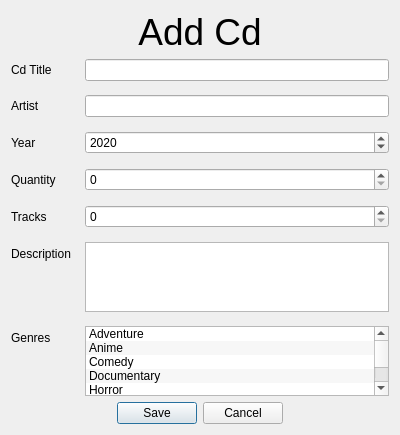
<?xml version="1.0" encoding="UTF-8"?>
<ui version="4.0">
 <class>CdDialog</class>
 <widget class="QDialog" name="CdDialog">
  <property name="geometry">
   <rect>
    <x>0</x>
    <y>0</y>
    <width>400</width>
    <height>435</height>
   </rect>
  </property>
  <property name="windowTitle">
   <string>Dialog</string>
  </property>
  <property name="modal">
   <bool>true</bool>
  </property>
  <layout class="QVBoxLayout" name="verticalLayout">
   <item>
    <widget class="QLabel" name="titleLabel">
     <property name="font">
      <font>
       <pointsize>28</pointsize>
      </font>
     </property>
     <property name="text">
      <string>Add Cd</string>
     </property>
     <property name="alignment">
      <set>Qt::AlignCenter</set>
     </property>
    </widget>
   </item>
   <item>
    <layout class="QFormLayout" name="formLayout">
     <property name="horizontalSpacing">
      <number>14</number>
     </property>
     <property name="verticalSpacing">
      <number>14</number>
     </property>
     <item row="0" column="0">
      <widget class="QLabel" name="label">
       <property name="text">
        <string>Cd Title</string>
       </property>
      </widget>
     </item>
     <item row="0" column="1">
      <widget class="QLineEdit" name="cdTitle"/>
     </item>
     <item row="1" column="0">
      <widget class="QLabel" name="label_5">
       <property name="text">
        <string>Artist</string>
       </property>
      </widget>
     </item>
     <item row="1" column="1">
      <widget class="QLineEdit" name="cdArtist"/>
     </item>
     <item row="2" column="0">
      <widget class="QLabel" name="label_4">
       <property name="text">
        <string>Year</string>
       </property>
      </widget>
     </item>
     <item row="2" column="1">
      <widget class="QSpinBox" name="cdYearSpinbox">
       <property name="minimum">
        <number>1900</number>
       </property>
       <property name="maximum">
        <number>2100</number>
       </property>
       <property name="value">
        <number>2020</number>
       </property>
      </widget>
     </item>
     <item row="3" column="0">
      <widget class="QLabel" name="label_2">
       <property name="text">
        <string>Quantity</string>
       </property>
      </widget>
     </item>
     <item row="3" column="1">
      <widget class="QSpinBox" name="cdQuantitySpinbox"/>
     </item>
     <item row="4" column="0">
      <widget class="QLabel" name="label_7">
       <property name="text">
        <string>Tracks</string>
       </property>
      </widget>
     </item>
     <item row="4" column="1">
      <widget class="QSpinBox" name="cdTracksSpinbox"/>
     </item>
     <item row="6" column="0">
      <widget class="QLabel" name="label_3">
       <property name="text">
        <string>Genres</string>
       </property>
      </widget>
     </item>
     <item row="6" column="1">
      <widget class="QListWidget" name="cdGenreList">
       <property name="alternatingRowColors">
        <bool>true</bool>
       </property>
       <property name="selectionMode">
        <enum>QAbstractItemView::MultiSelection</enum>
       </property>
       <property name="spacing">
        <number>3</number>
       </property>
       <property name="sortingEnabled">
        <bool>true</bool>
       </property>
       <item>
        <property name="text">
         <string>Adventure</string>
        </property>
       </item>
       <item>
        <property name="text">
         <string>Anime</string>
        </property>
       </item>
       <item>
        <property name="text">
         <string>Comedy</string>
        </property>
       </item>
       <item>
        <property name="text">
         <string>Documentary</string>
        </property>
       </item>
       <item>
        <property name="text">
         <string>Horror</string>
        </property>
       </item>
       <item>
        <property name="text">
         <string>Romance</string>
        </property>
       </item>
      </widget>
     </item>
     <item row="5" column="0">
      <widget class="QLabel" name="label_8">
       <property name="text">
        <string>Description</string>
       </property>
      </widget>
     </item>
     <item row="5" column="1">
      <widget class="QTextEdit" name="cdDescriptionTextEdit"/>
     </item>
    </layout>
   </item>
   <item>
    <widget class="QDialogButtonBox" name="acceptButtonBox">
     <property name="standardButtons">
      <set>QDialogButtonBox::Cancel|QDialogButtonBox::Save</set>
     </property>
     <property name="centerButtons">
      <bool>true</bool>
     </property>
    </widget>
   </item>
  </layout>
 </widget>
 <resources/>
 <connections>
  <connection>
   <sender>acceptButtonBox</sender>
   <signal>rejected()</signal>
   <receiver>CdDialog</receiver>
   <slot>reject()</slot>
   <hints>
    <hint type="sourcelabel">
     <x>189</x>
     <y>415</y>
    </hint>
    <hint type="destinationlabel">
     <x>189</x>
     <y>217</y>
    </hint>
   </hints>
  </connection>
  <connection>
   <sender>acceptButtonBox</sender>
   <signal>accepted()</signal>
   <receiver>CdDialog</receiver>
   <slot>accept()</slot>
   <hints>
    <hint type="sourcelabel">
     <x>189</x>
     <y>415</y>
    </hint>
    <hint type="destinationlabel">
     <x>189</x>
     <y>217</y>
    </hint>
   </hints>
  </connection>
 </connections>
</ui>
